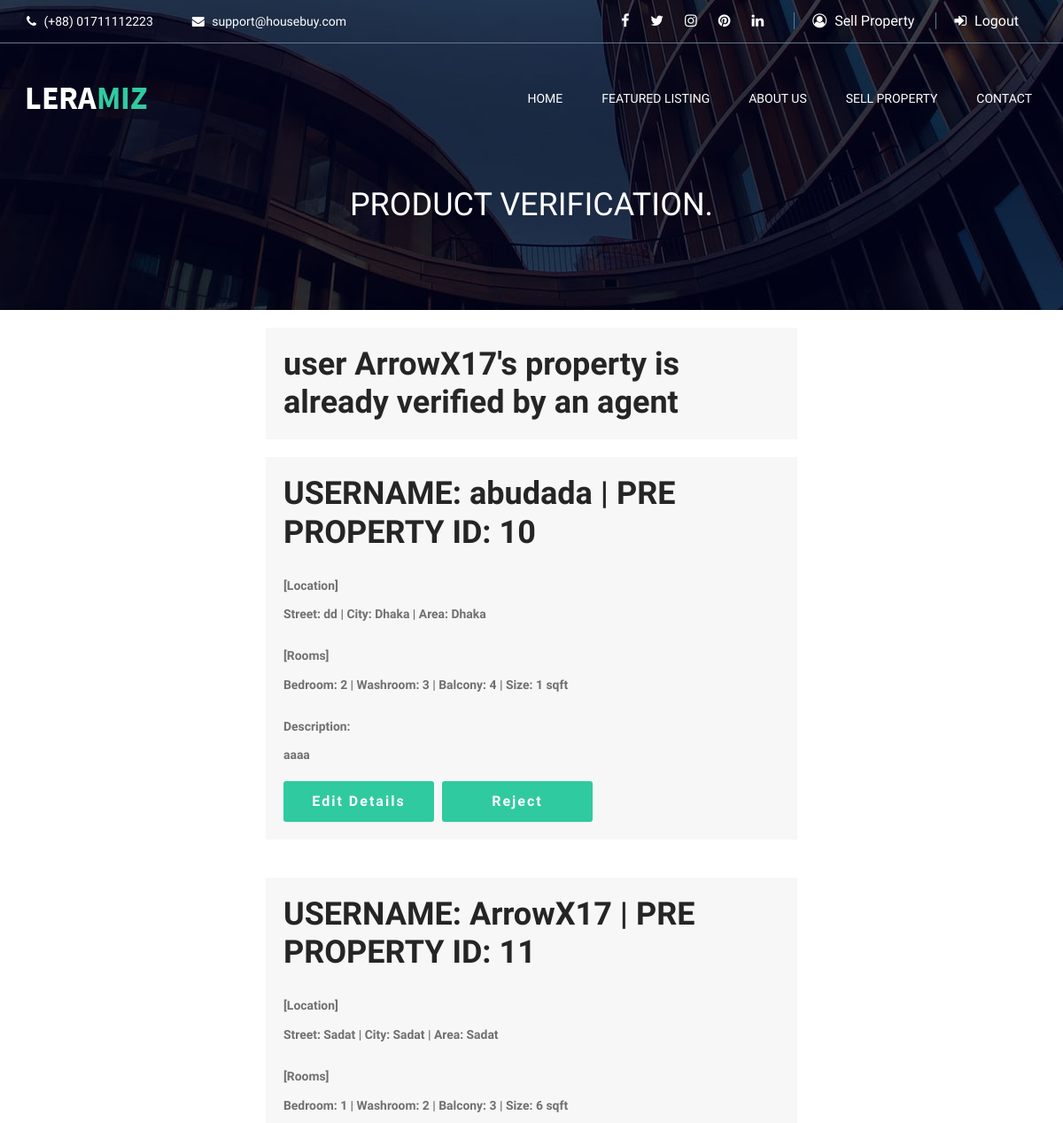
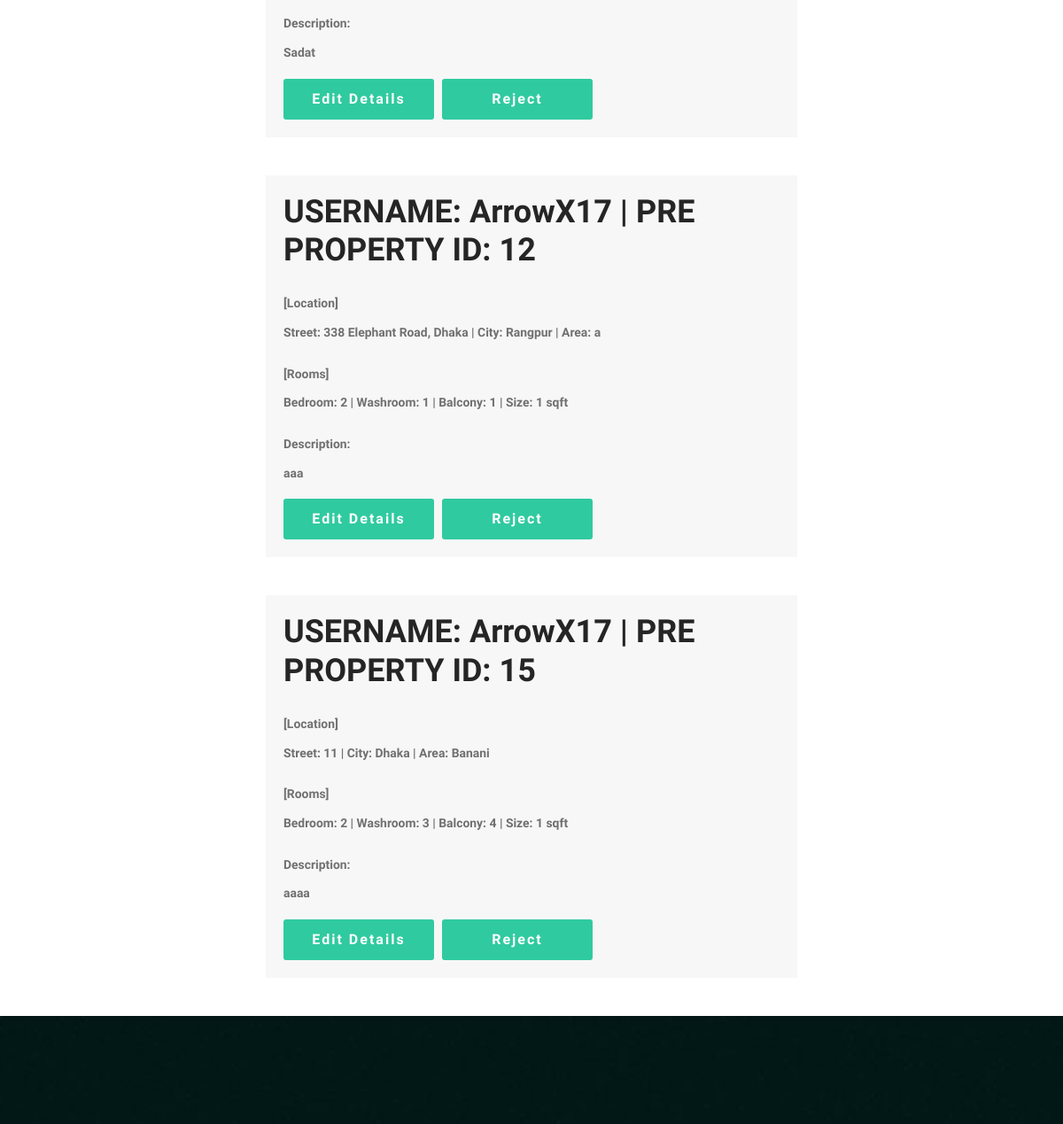
The page /agent.php (signed in, upper part) on the database as committed earlier (2 pictures, top to bottom).
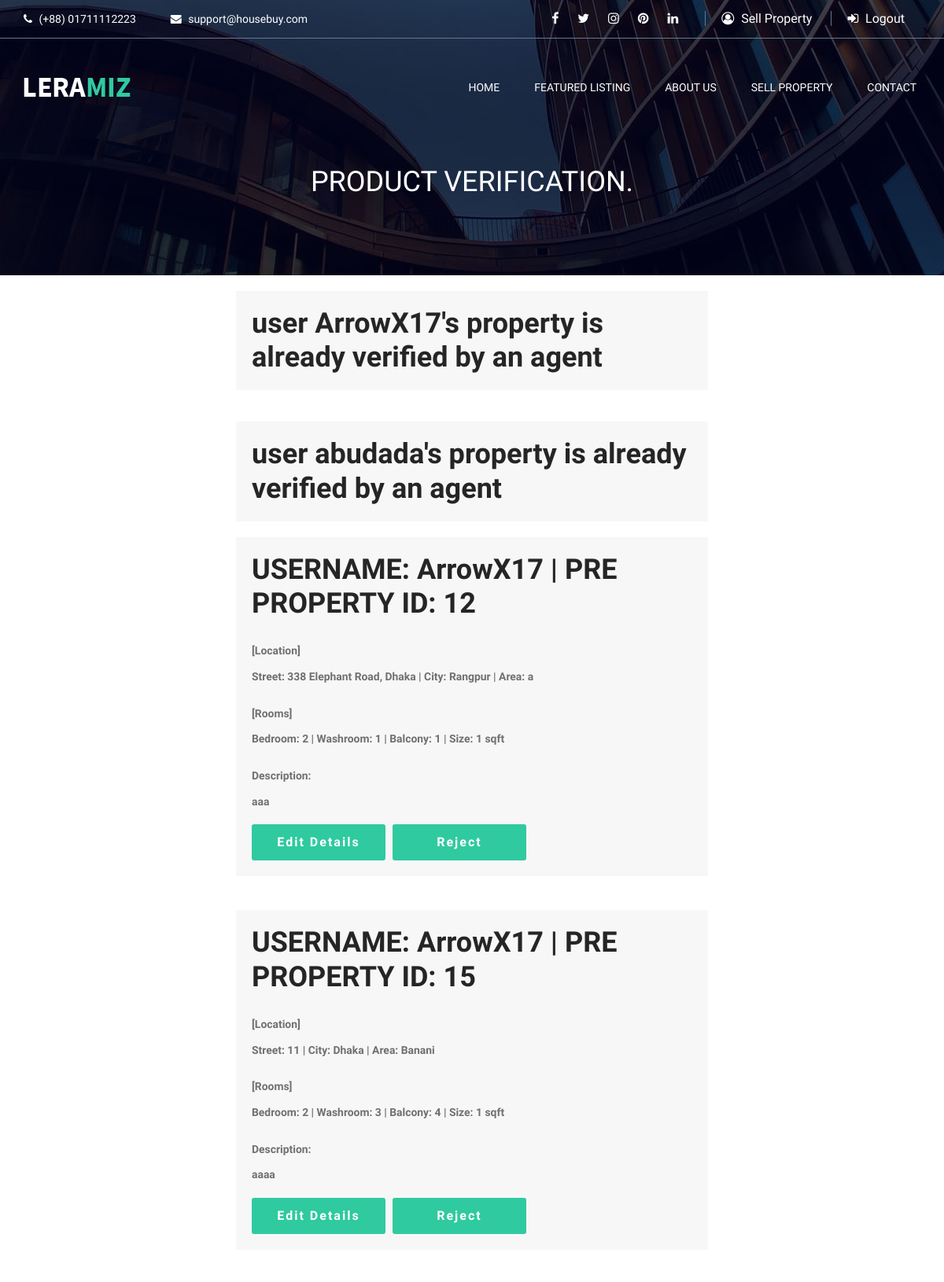
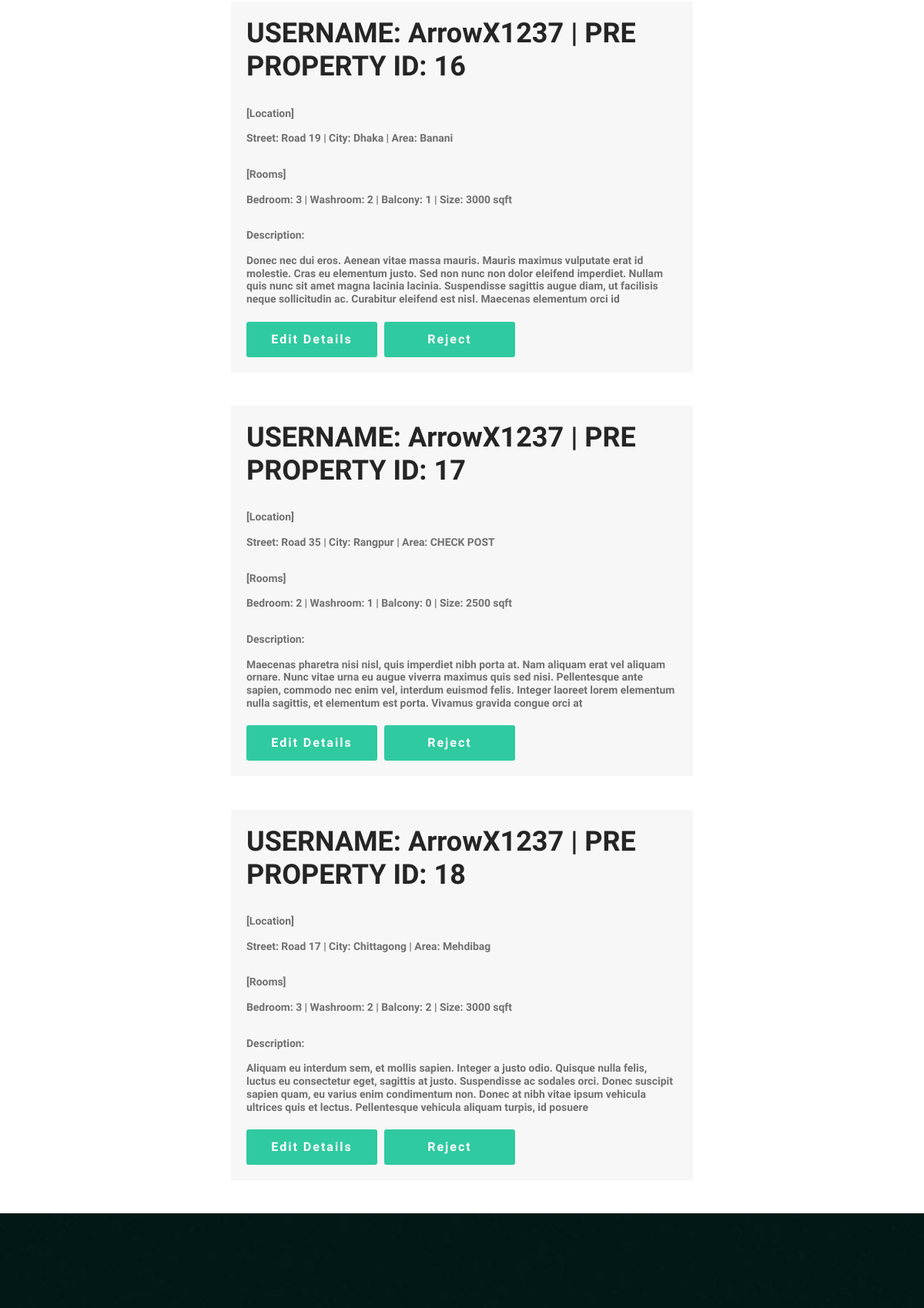
The same page on the database as committed later (2 pictures, top to bottom).
### tables this page shows
CREATE TABLE IF NOT EXISTS `preproperty` (
  `PRE_ID` int(11) NOT NULL AUTO_INCREMENT,
  `USERNAME` varchar(10) NOT NULL,
  `verify` int(11) NOT NULL,
  `bedroom` int(11) NOT NULL,
  `washroom` int(11) NOT NULL,
  `balcony` int(11) NOT NULL,
  `size` int(11) NOT NULL,
  `street` varchar(200) NOT NULL,
  `city` varchar(50) NOT NULL,
  `area` varchar(50) NOT NULL,
  `Description` varchar(2000) NOT NULL,
  `Image1` longblob,
  `Image2` longblob,
  `Image3` longblob,
  `Image4` longblob,
  `Image5` longblob,
  `floor1` longblob,
  `floor2` longblob,
  `floor3` longblob,
  `floor4` longblob,
  `floor5` longblob,
  PRIMARY KEY (`PRE_ID`,`USERNAME`),
  KEY `USERNAME` (`USERNAME`)
);

### agent.php (the view, shortened to what this page needs)
<?php
  include_once 'resources/Database.php';
?>
<!DOCTYPE html>
<html lang="en">
<head>
	<link rel="stylesheet" href="css/bootstrap.min.css"/>
	<link rel="stylesheet" href="css/font-awesome.min.css"/>
	<link rel="stylesheet" href="css/animate.css"/>
	<link rel="stylesheet" href="css/owl.carousel.css"/>
	<link rel="stylesheet" href="css/style.css"/>
	<link rel="stylesheet" href="css/custom.css"/>
</head>
<body>
	<header class="header-section">
		<div class="header-top">
			<div class="container">
				<div class="row">
					<div class="col-lg-6 header-top-left">
						<div class="top-info">
							<i class="fa fa-phone"></i>
							(+88) 01711112223
						</div>
						<div class="top-info">
							<i class="fa fa-envelope"></i>
							support@housebuy.com
						</div>
					</div>
					<div class="col-lg-6 text-lg-right header-top-right">
						<div class="top-social">
							<a href="https://www.facebook.com"><i class="fa fa-facebook"></i></a>
		          <a href="https://www.twitter.com"><i class="fa fa-twitter"></i></a>
		          <a href="https://www.instagram.com"><i class="fa fa-instagram"></i></a>
		          <a href="https://www.pinterest.com/"><i class="fa fa-pinterest"></i></a>
		          <a href="https://www.linkedin.com/"><i class="fa fa-linkedin"></i></a>
						</div>
						<div class="user-panel">
							<?php if(!isset($_SESSION['username'])): ?>
								<a href="registration.php"><i class="fa fa-user-circle-o"></i> Register</a>
								<a href="login.php"><i class="fa fa-sign-in"></i> Login</a>
							<?php else: ?>
								<a href="sellHouse.php"><i class="fa fa-user-circle-o"></i> Sell Property</a>
								<a href="logout.php"><i class="fa fa-sign-in"></i> Logout</a>
							<?php endif ?>
						</div>
					</div>
				</div>
			</div>
		</div>
		<div class="container">
			<div class="row">
				<div class="col-12">
					<div class="site-navbar">
						<a href="index.php" class="site-logo"><img src="img/logo.png" alt=""></a>
						<ul class="main-menu">
							<li><a href="index.php">Home</a></li>
							<li><a href="categories.php">FEATURED LISTING</a></li>
							<li><a href="about.php">ABOUT US</a></li>
							<li><a href="sellHouse.php">Sell Property</a></li>
							<li><a href="contact.php">Contact</a></li>
						</ul>
					</div>
				</div>
			</div>
		</div>
	</header>
	<section class="page-top-section set-bg" data-setbg="img/page-top-bg.jpg">
		<div class="container text-white">
			<h2>Product Verification.</h2>
		</div>
	</section>
  <?php
  if(isset($_SESSION['Agent']))
  {
  ?>
        <h2><?php echo ""?><h2/>
  			<?php
          $sql = $db->query('Select * FROM preproperty');
  	      if($db->query('select count(*) from preproperty')->fetchColumn()>0 ){
  		      while($row =$sql->fetch(PDO::FETCH_ASSOC)){
                 if($row['verify']==0){
                   ?>
                   <section>
                     <div class="container-fluid h-100">
                       <div class="row justify-content-center align-items-center h-100">
                         <div class="col col-sm-6 col-md-6 col-lg-6 col-xl-6" style="background-color: #F7F7F7; padding:20px">
                           <h2><?php echo "USERNAME: {$row['USERNAME']} | PRE PROPERTY ID: {$row['PRE_ID']}" ?></h2>
                           <p style="margin-top:30px">[Location]</p>
                           <p><?php echo " Street: {$row['street']} | City: {$row['city']} | Area: {$row['area']}"?></p>
                           <p style="margin-top:30px">[Rooms]</p>
                            <p><?php echo "Bedroom: {$row['bedroom']} | Washroom: {$row['washroom']} | Balcony: {$row['balcony']} | Size: {$row['size']} sqft"?></p>
                           <p style="margin-top:30px">Description:</p>
                           <p><?php echo "{$row['Description']}" ?></p>
                           <a href="agentForm.php?id=<?php echo $row['PRE_ID'] ?>" target="_blank" class="site-btn">Edit Details</a>
                           <a href="agentReject.php?id=<?php echo $row['PRE_ID'] ?>" target="_blank" class="site-btn">Reject</a>
                        </div>
                      </div>
                    </div>
                   </section>
                     <br>
                   <?php
                 }
                 else
                 {
                  ?>
                  <section>
                    <div class="container-fluid h-100">
                      <div class="row justify-content-center align-items-center h-100">
                        <div class="col col-sm-6 col-md-6 col-lg-6 col-xl-6" style="background-color: #F7F7F7; padding:20px ; margin: 20px">
                          <h2 class="jumborton-heading"> <?php echo " user {$row['USERNAME']}'s property is already verified by an agent" ?> </h2>
                       </div>
                     </div>
                   </div>
                  </section>
                  <?php
                  }
                }
              }else{
              echo "No Pending Requests.";
            }
  }
  else{
  ?>
  <h2 style="color:#30CAA0">You must be logged in to see this page.<a href="loginAdmin.php"> Login here.</a></h2>
  <?php
  }
  include_once 'common/footer.php';
  ?>

### common/footer.php (shortened to what this page needs)
<footer class="footer-section set-bg" data-setbg="img/footer-bg.jpg">
</footer>
</body>
</html>

### css/style.css (style rules this page uses)
html, body { height: 100%; font-family: 'Source Sans Pro', sans-serif; -webkit-font-smoothing: antialiased; font-smoothing: antialiased; }
h1, h2, h3, h4, h5, h6 { margin: 0; font-weight: 600; color: #252525; }
h2 { font-size: 36px; }
p { font-size: 13.9px; color: #707070; }
img { max-width: 100%; }
ul, ol { padding: 0; margin: 0; }
.set-bg { background-repeat: no-repeat; background-size: cover; background-position: top center; }
.text-white h1, .text-white h2, .text-white h3, .text-white h4, .text-white h5, .text-white p, .text-white span, .text-white li, .text-white a { color: #fff; }
.site-btn { position: relative; display: inline-block; padding: 15px 30px; font-size: 16px; font-weight: 600; line-height: 16px; letter-spacing: 2px; border-radius: 3px; min-width: 170px; text-align: center; background: #30caa0; cursor: pointer; border: none; color: #fff; }
.header-section { position: absolute; width: 100%; left: 0; top: 0; z-index: 99; }
.header-top { padding: 12px 0; border-bottom: 1px solid #667792; margin-bottom: 40px; }
.top-info { font-size: 14px; color: #fff; display: inline-block; }
.top-info i { margin-right: 5px; }
.top-info:first-child { margin-right: 40px; }
.top-social { display: inline-block; }
.top-social a { color: #fff; margin: 0 10px; }
.user-panel { display: inline-block; margin-left: 20px; }
.user-panel a { color: #fff; padding: 0 20px; border-left: 1px solid #667792; }
.user-panel a i { margin-right: 5px; }
.user-panel a:last-child { margin-right: 0; }
.site-logo { display: inline-block; }
.main-menu { float: right; list-style: none; }
.main-menu li { display: inline; }
.main-menu li a { display: inline-block; color: #fff; text-transform: uppercase; margin-left: 30px; padding: 12px 5px; font-size: 14px; }
.footer-section { padding-top: 125px; padding-bottom: 25px; }
.page-top-section { height: 350px; text-align: center; padding-top: 210px; }
.page-top-section h2 { font-weight: 400; text-transform: uppercase; }
@media (min-width: 1200px) { .container { max-width: 1170px; } }

Rows that differ between the two databases and show on the page:
removed preproperty: USERNAME "ArrowX17", PRE_ID "11", street "Sadat", city "Sadat", area "Sadat", bedroom "1", washroom "2", balcony "3", size "6", Description "Sadat"
changed preproperty "abudada": PRE_ID "10" → (not shown); street "dd" → (not shown); city "Dhaka" → (not shown); area "Dhaka" → (not shown); bedroom "2" → (not shown); washroom "3" → (not shown); balcony "4" → (not shown); size "1" → (not shown); Description "aaaa" → (not shown); verify "USERNAME: | PRE PROPERTY ID: [Location] Street: | City: | Area: [Rooms] Bedroom: | Washroom: | Balcony: | Size: sqft Description: Edit Details Reject" → "user 's property is already verified by an agent"
added preproperty: USERNAME "ArrowX1237", PRE_ID "16", street "Road 19", city "Dhaka", area "Banani", bedroom "3", washroom "2", balcony "1", size "3000", Description "Donec nec dui eros. Aenean vitae massa mauris. Mauris maximus vulputate erat id molestie. Cras eu elementum justo. Sed non nunc non dolor eleifend imperdiet. Nullam quis nunc sit amet magna lacinia lacinia. Suspendisse sagittis augue diam, ut facilisis neque sollicitudin ac. Curabitur eleifend est nisl. Maecenas elementum orci id"
added preproperty: USERNAME "ArrowX1237", PRE_ID "17", street "Road 35", city "Rangpur", area "CHECK POST", bedroom "2", washroom "1", balcony "0", size "2500", Description "Maecenas pharetra nisi nisl, quis imperdiet nibh porta at. Nam aliquam erat vel aliquam ornare. Nunc vitae urna eu augue viverra maximus quis sed nisi. Pellentesque ante sapien, commodo nec enim vel, interdum euismod felis. Integer laoreet lorem elementum nulla sagittis, et elementum est porta. Vivamus gravida congue orci at"
added preproperty: USERNAME "ArrowX1237", PRE_ID "18", street "Road 17", city "Chittagong", area "Mehdibag", bedroom "3", washroom "2", balcony "2", size "3000", Description "Aliquam eu interdum sem, et mollis sapien. Integer a justo odio. Quisque nulla felis, luctus eu consectetur eget, sagittis at justo. Suspendisse ac sodales orci. Donec suscipit sapien quam, eu varius enim condimentum non. Donec at nibh vitae ipsum vehicula ultrices quis et lectus. Pellentesque vehicula aliquam turpis, id posuere"
